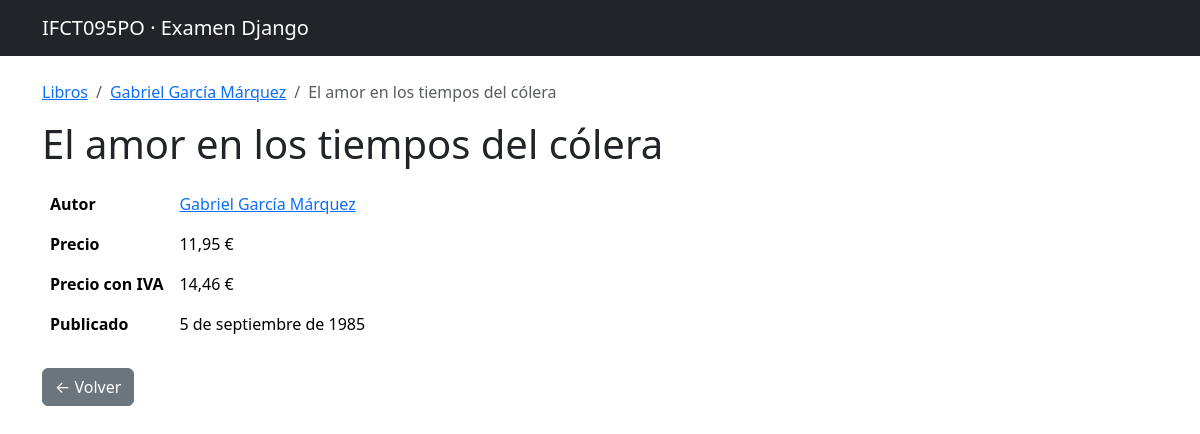
/libro/12/, run on the app's committed database.
### biblioteca/models.py (models this page shows, shortened)
class Libro(models.Model):
    titulo = models.CharField(max_length=300)
    autor = models.ForeignKey(Autor, on_delete=models.SET_NULL, null=True, blank=True)
    precio = models.DecimalField(max_digits=8, decimal_places=2)
    publicado = models.DateField(null=True, blank=True)
    autores_secundarios = models.ManyToManyField(
        Autor, related_name='libros_secundarios', blank=True
    )
    def precio_con_iva(self):
        return (self.precio * Decimal('1.21')).quantize(
            Decimal('0.01'), rounding=ROUND_HALF_UP
        )

class Autor(models.Model):
    nombre = models.CharField(max_length=150)
    email = models.EmailField(max_length=150, unique=True)
    activo = models.BooleanField(default=True)
    def __str__(self):
        return self.nombre

### biblioteca/views.py (the view)
# urls.py: path('libro/<int:libro_id>/', views.detalle_libro, name='detalle-libro'),
def detalle_libro(request, libro_id):
    libro = get_object_or_404(Libro.objects.select_related('autor').prefetch_related('autores_secundarios'), pk=libro_id)
    return render(request, 'biblioteca/detalle_libro.html', {'libro': libro})

### biblioteca/templates/biblioteca/detalle_libro.html (shortened to what this page needs)
{% extends "base.html" %}
{% block content %}
<nav aria-label="breadcrumb" class="mb-3">
  <ol class="breadcrumb">
    <li class="breadcrumb-item"><a href="{% url 'biblioteca:lista-libros' %}">Libros</a></li>
    {% if libro.autor %}
    <li class="breadcrumb-item">
      <a href="{% url 'biblioteca:libros-por-autor' libro.autor.pk %}">{{ libro.autor }}</a>
    </li>
    {% endif %}
    <li class="breadcrumb-item active">{{ libro.titulo }}</li>
  </ol>
</nav>
<h1>{{ libro.titulo }}</h1>
<table class="table table-borderless w-auto mt-3">
  <tr>
    <th class="pe-4">Autor</th>
    <td>
      {% if libro.autor %}
        <a href="{% url 'biblioteca:libros-por-autor' libro.autor.pk %}">{{ libro.autor }}</a>
      {% else %}
        <span class="text-muted">—</span>
      {% endif %}
    </td>
  </tr>
  <tr>
    <th>Precio</th>
    <td>{{ libro.precio }} €</td>
  </tr>
  <tr>
    <th>Precio con IVA</th>
    <td>{{ libro.precio_con_iva }} €</td>
  </tr>
  <tr>
    <th>Publicado</th>
    <td>
      {% if libro.publicado %}
        {{ libro.publicado }}
      {% else %}
        <span class="text-muted">Sin publicar</span>
      {% endif %}
    </td>
  </tr>
</table>
<a href="{% url 'biblioteca:lista-libros' %}" class="btn btn-secondary mt-2">&larr; Volver</a>
{% endblock %}

### data on the page
Libro: autor "Gabriel García Márquez", titulo "El amor en los tiempos del cólera", precio "11,95", precio_con_iva "14,46", publicado "5 de septiembre de 1985"
